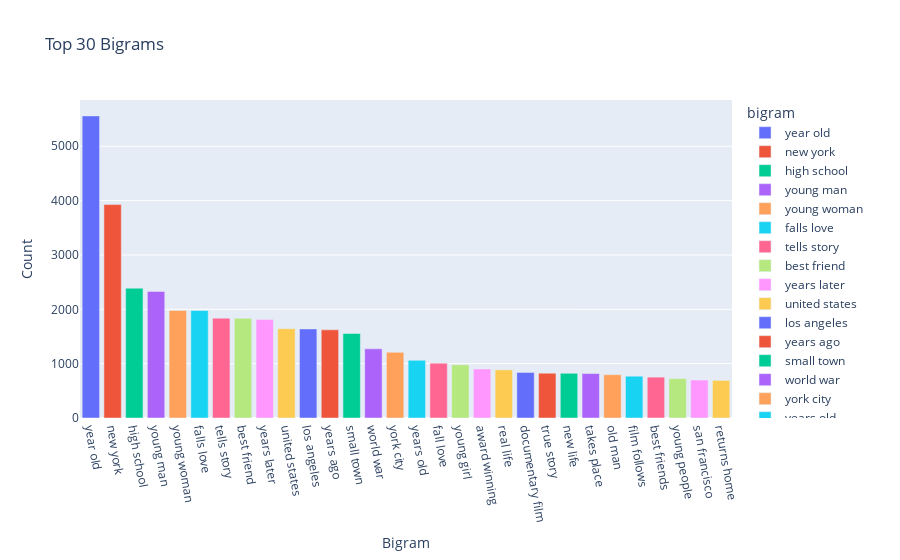

Source (notebook cell):
### Code cell
df1 = pd.DataFrame(top_30_bigrams, columns = ['bigram' , 'count'])
fig = px.bar(df1, x='bigram', y='count', title='Top 30 Bigrams', color='bigram')
fig.update_layout(xaxis_title='Bigram', yaxis_title='Count')
fig.update_xaxes(tickangle=80)

fig.show()

### Figure 1 — Plotly figure (JSON) as saved in the notebook; plotly's stock layout.template omitted (floating-point values rounded to 4 significant figures)
{"data": [{"alignmentgroup": "True", "hovertemplate": "bigram=%{x}<br>count=%{y}<extra></extra>", "legendgroup": "year old", "marker": {"color": "#636efa", "pattern": {"shape": ""}}, "name": "year old", "offsetgroup": "year old", "orientation": "v", "showlegend": true, "textposition": "auto", "type": "bar", "x": ["year old"], "xaxis": "x", "y": [5559], "yaxis": "y"}, {"alignmentgroup": "True", "hovertemplate": "bigram=%{x}<br>count=%{y}<extra></extra>", "legendgroup": "new york", "marker": {"color": "#EF553B", "pattern": {"shape": ""}}, "name": "new york", "offsetgroup": "new york", "orientation": "v", "showlegend": true, "textposition": "auto", "type": "bar", "x": ["new york"], "xaxis": "x", "y": [3927], "yaxis": "y"}, {"alignmentgroup": "True", "hovertemplate": "bigram=%{x}<br>count=%{y}<extra></extra>", "legendgroup": "high school", "marker": {"color": "#00cc96", "pattern": {"shape": ""}}, "name": "high school", "offsetgroup": "high school", "orientation": "v", "showlegend": true, "textposition": "auto", "type": "bar", "x": ["high school"], "xaxis": "x", "y": [2389], "yaxis": "y"}, {"alignmentgroup": "True", "hovertemplate": "bigram=%{x}<br>count=%{y}<extra></extra>", "legendgroup": "young man", "marker": {"color": "#ab63fa", "pattern": {"shape": ""}}, "name": "young man", "offsetgroup": "young man", "orientation": "v", "showlegend": true, "textposition": "auto", "type": "bar", "x": ["young man"], "xaxis": "x", "y": [2330], "yaxis": "y"}, {"alignmentgroup": "True", "hovertemplate": "bigram=%{x}<br>count=%{y}<extra></extra>", "legendgroup": "young woman", "marker": {"color": "#FFA15A", "pattern": {"shape": ""}}, "name": "young woman", "offsetgroup": "young woman", "orientation": "v", "showlegend": true, "textposition": "auto", "type": "bar", "x": ["young woman"], "xaxis": "x", "y": [1980], "yaxis": "y"}, {"alignmentgroup": "True", "hovertemplate": "bigram=%{x}<br>count=%{y}<extra></extra>", "legendgroup": "falls love", "marker": {"color": "#19d3f3", "pattern": {"shape": ""}}, "name": "falls love", "offsetgroup": "falls love", "orientation": "v", "showlegend": true, "textposition": "auto", "type": "bar", "x": ["falls love"], "xaxis": "x", "y": [1977], "yaxis": "y"}, {"alignmentgroup": "True", "hovertemplate": "bigram=%{x}<br>count=%{y}<extra></extra>", "legendgroup": "tells story", "marker": {"color": "#FF6692", "pattern": {"shape": ""}}, "name": "tells story", "offsetgroup": "tells story", "orientation": "v", "showlegend": true, "textposition": "auto", "type": "bar", "x": ["tells story"], "xaxis": "x", "y": [1837], "yaxis": "y"}, {"alignmentgroup": "True", "hovertemplate": "bigram=%{x}<br>count=%{y}<extra></extra>", "legendgroup": "best friend", "marker": {"color": "#B6E880", "pattern": {"shape": ""}}, "name": "best friend", "offsetgroup": "best friend", "orientation": "v", "showlegend": true, "textposition": "auto", "type": "bar", "x": ["best friend"], "xaxis": "x", "y": [1834], "yaxis": "y"}, {"alignmentgroup": "True", "hovertemplate": "bigram=%{x}<br>count=%{y}<extra></extra>", "legendgroup": "years later", "marker": {"color": "#FF97FF", "pattern": {"shape": ""}}, "name": "years later", "offsetgroup": "years later", "orientation": "v", "showlegend": true, "textposition": "auto", "type": "bar", "x": ["years later"], "xaxis": "x", "y": [1811], "yaxis": "y"}, {"alignmentgroup": "True", "hovertemplate": "bigram=%{x}<br>count=%{y}<extra></extra>", "legendgroup": "united states", "marker": {"color": "#FECB52", "pattern": {"shape": ""}}, "name": "united states", "offsetgroup": "united states", "orientation": "v", "showlegend": true, "textposition": "auto", "type": "bar", "x": ["united states"], "xaxis": "x", "y": [1643], "yaxis": "y"}, {"alignmentgroup": "True", "hovertemplate": "bigram=%{x}<br>count=%{y}<extra></extra>", "legendgroup": "los angeles", "marker": {"color": "#636efa", "pattern": {"shape": ""}}, "name": "los angeles", "offsetgroup": "los angeles", "orientation": "v", "showlegend": true, "textposition": "auto", "type": "bar", "x": ["los angeles"], "xaxis": "x", "y": [1639], "yaxis": "y"}, {"alignmentgroup": "True", "hovertemplate": "bigram=%{x}<br>count=%{y}<extra></extra>", "legendgroup": "years ago", "marker": {"color": "#EF553B", "pattern": {"shape": ""}}, "name": "years ago", "offsetgroup": "years ago", "orientation": "v", "showlegend": true, "textposition": "auto", "type": "bar", "x": ["years ago"], "xaxis": "x", "y": [1622], "yaxis": "y"}, {"alignmentgroup": "True", "hovertemplate": "bigram=%{x}<br>count=%{y}<extra></extra>", "legendgroup": "small town", "marker": {"color": "#00cc96", "pattern": {"shape": ""}}, "name": "small town", "offsetgroup": "small town", "orientation": "v", "showlegend": true, "textposition": "auto", "type": "bar", "x": ["small town"], "xaxis": "x", "y": [1556], "yaxis": "y"}, {"alignmentgroup": "True", "hovertemplate": "bigram=%{x}<br>count=%{y}<extra></extra>", "legendgroup": "world war", "marker": {"color": "#ab63fa", "pattern": {"shape": ""}}, "name": "world war", "offsetgroup": "world war", "orientation": "v", "showlegend": true, "textposition": "auto", "type": "bar", "x": ["world war"], "xaxis": "x", "y": [1272], "yaxis": "y"}, {"alignmentgroup": "True", "hovertemplate": "bigram=%{x}<br>count=%{y}<extra></extra>", "legendgroup": "york city", "marker": {"color": "#FFA15A", "pattern": {"shape": ""}}, "name": "york city", "offsetgroup": "york city", "orientation": "v", "showlegend": true, "textposition": "auto", "type": "bar", "x": ["york city"], "xaxis": "x", "y": [1209], "yaxis": "y"}, {"alignmentgroup": "True", "hovertemplate": "bigram=%{x}<br>count=%{y}<extra></extra>", "legendgroup": "years old", "marker": {"color": "#19d3f3", "pattern": {"shape": ""}}, "name": "years old", "offsetgroup": "years old", "orientation": "v", "showlegend": true, "textposition": "auto", "type": "bar", "x": ["years old"], "xaxis": "x", "y": [1061], "yaxis": "y"}, {"alignmentgroup": "True", "hovertemplate": "bigram=%{x}<br>count=%{y}<extra></extra>", "legendgroup": "fall love", "marker": {"color": "#FF6692", "pattern": {"shape": ""}}, "name": "fall love", "offsetgroup": "fall love", "orientation": "v", "showlegend": true, "textposition": "auto", "type": "bar", "x": ["fall love"], "xaxis": "x", "y": [1009], "yaxis": "y"}, {"alignmentgroup": "True", "hovertemplate": "bigram=%{x}<br>count=%{y}<extra></extra>", "legendgroup": "young girl", "marker": {"color": "#B6E880", "pattern": {"shape": ""}}, "name": "young girl", "offsetgroup": "young girl", "orientation": "v", "showlegend": true, "textposition": "auto", "type": "bar", "x": ["young girl"], "xaxis": "x", "y": [978], "yaxis": "y"}, {"alignmentgroup": "True", "hovertemplate": "bigram=%{x}<br>count=%{y}<extra></extra>", "legendgroup": "award winning", "marker": {"color": "#FF97FF", "pattern": {"shape": ""}}, "name": "award winning", "offsetgroup": "award winning", "orientation": "v", "showlegend": true, "textposition": "auto", "type": "bar", "x": ["award winning"], "xaxis": "x", "y": [902], "yaxis": "y"}, {"alignmentgroup": "True", "hovertemplate": "bigram=%{x}<br>count=%{y}<extra></extra>", "legendgroup": "real life", "marker": {"color": "#FECB52", "pattern": {"shape": ""}}, "name": "real life", "offsetgroup": "real life", "orientation": "v", "showlegend": true, "textposition": "auto", "type": "bar", "x": ["real life"], "xaxis": "x", "y": [886], "yaxis": "y"}, {"alignmentgroup": "True", "hovertemplate": "bigram=%{x}<br>count=%{y}<extra></extra>", "legendgroup": "documentary film", "marker": {"color": "#636efa", "pattern": {"shape": ""}}, "name": "documentary film", "offsetgroup": "documentary film", "orientation": "v", "showlegend": true, "textposition": "auto", "type": "bar", "x": ["documentary film"], "xaxis": "x", "y": [838], "yaxis": "y"}, {"alignmentgroup": "True", "hovertemplate": "bigram=%{x}<br>count=%{y}<extra></extra>", "legendgroup": "true story", "marker": {"color": "#EF553B", "pattern": {"shape": ""}}, "name": "true story", "offsetgroup": "true story", "orientation": "v", "showlegend": true, "textposition": "auto", "type": "bar", "x": ["true story"], "xaxis": "x", "y": [824], "yaxis": "y"}, {"alignmentgroup": "True", "hovertemplate": "bigram=%{x}<br>count=%{y}<extra></extra>", "legendgroup": "new life", "marker": {"color": "#00cc96", "pattern": {"shape": ""}}, "name": "new life", "offsetgroup": "new life", "orientation": "v", "showlegend": true, "textposition": "auto", "type": "bar", "x": ["new life"], "xaxis": "x", "y": [823], "yaxis": "y"}, {"alignmentgroup": "True", "hovertemplate": "bigram=%{x}<br>count=%{y}<extra></extra>", "legendgroup": "takes place", "marker": {"color": "#ab63fa", "pattern": {"shape": ""}}, "name": "takes place", "offsetgroup": "takes place", "orientation": "v", "showlegend": true, "textposition": "auto", "type": "bar", "x": ["takes place"], "xaxis": "x", "y": [818], "yaxis": "y"}, {"alignmentgroup": "True", "hovertemplate": "bigram=%{x}<br>count=%{y}<extra></extra>", "legendgroup": "old man", "marker": {"color": "#FFA15A", "pattern": {"shape": ""}}, "name": "old man", "offsetgroup": "old man", "orientation": "v", "showlegend": true, "textposition": "auto", "type": "bar", "x": ["old man"], "xaxis": "x", "y": [797], "yaxis": "y"}, {"alignmentgroup": "True", "hovertemplate": "bigram=%{x}<br>count=%{y}<extra></extra>", "legendgroup": "film follows", "marker": {"color": "#19d3f3", "pattern": {"shape": ""}}, "name": "film follows", "offsetgroup": "film follows", "orientation": "v", "showlegend": true, "textposition": "auto", "type": "bar", "x": ["film follows"], "xaxis": "x", "y": [769], "yaxis": "y"}, {"alignmentgroup": "True", "hovertemplate": "bigram=%{x}<br>count=%{y}<extra></extra>", "legendgroup": "best friends", "marker": {"color": "#FF6692", "pattern": {"shape": ""}}, "name": "best friends", "offsetgroup": "best friends", "orientation": "v", "showlegend": true, "textposition": "auto", "type": "bar", "x": ["best friends"], "xaxis": "x", "y": [752], "yaxis": "y"}, {"alignmentgroup": "True", "hovertemplate": "bigram=%{x}<br>count=%{y}<extra></extra>", "legendgroup": "young people", "marker": {"color": "#B6E880", "pattern": {"shape": ""}}, "name": "young people", "offsetgroup": "young people", "orientation": "v", "showlegend": true, "textposition": "auto", "type": "bar", "x": ["young people"], "xaxis": "x", "y": [724], "yaxis": "y"}, {"alignmentgroup": "True", "hovertemplate": "bigram=%{x}<br>count=%{y}<extra></extra>", "legendgroup": "san francisco", "marker": {"color": "#FF97FF", "pattern": {"shape": ""}}, "name": "san francisco", "offsetgroup": "san francisco", "orientation": "v", "showlegend": true, "textposition": "auto", "type": "bar", "x": ["san francisco"], "xaxis": "x", "y": [699], "yaxis": "y"}, {"alignmentgroup": "True", "hovertemplate": "bigram=%{x}<br>count=%{y}<extra></extra>", "legendgroup": "returns home", "marker": {"color": "#FECB52", "pattern": {"shape": ""}}, "name": "returns home", "offsetgroup": "returns home", "orientation": "v", "showlegend": true, "textposition": "auto", "type": "bar", "x": ["returns home"], "xaxis": "x", "y": [692], "yaxis": "y"}], "layout": {"barmode": "relative", "legend": {"title": {"text": "bigram"}, "tracegroupgap": 0}, "title": {"text": "Top 30 Bigrams"}, "xaxis": {"anchor": "y", "categoryarray": ["year old", "new york", "high school", "young man", "young woman", "falls love", "tells story", "best friend", "years later", "united states", "los angeles", "years ago", "small town", "world war", "york city", "years old", "fall love", "young girl", "award winning", "real life", "documentary film", "true story", "new life", "takes place", "old man", "film follows", "best friends", "young people", "san francisco", "returns home"], "categoryorder": "array", "domain": [0, 1], "tickangle": 80, "title": {"text": "Bigram"}}, "yaxis": {"anchor": "x", "domain": [0, 1], "title": {"text": "Count"}}}}
